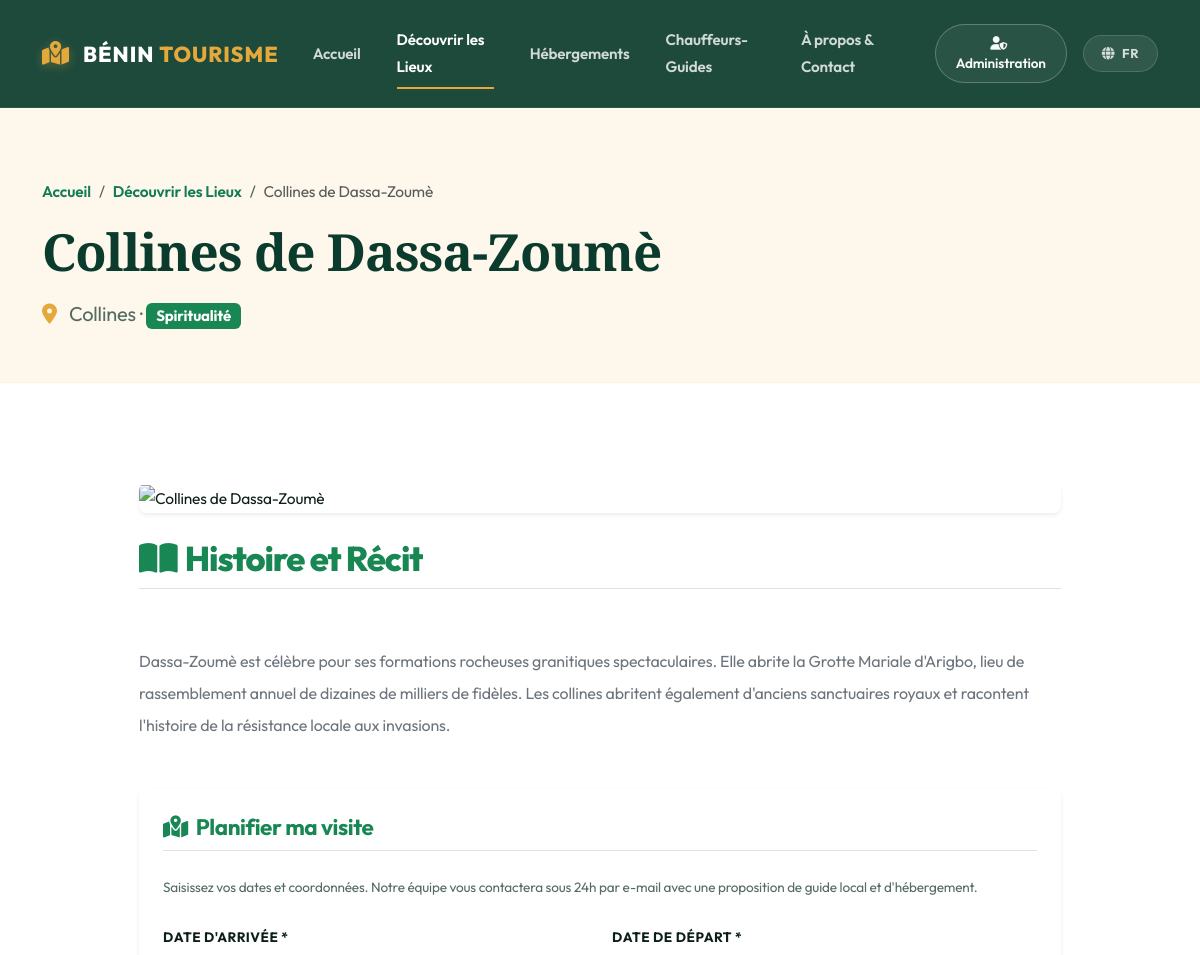
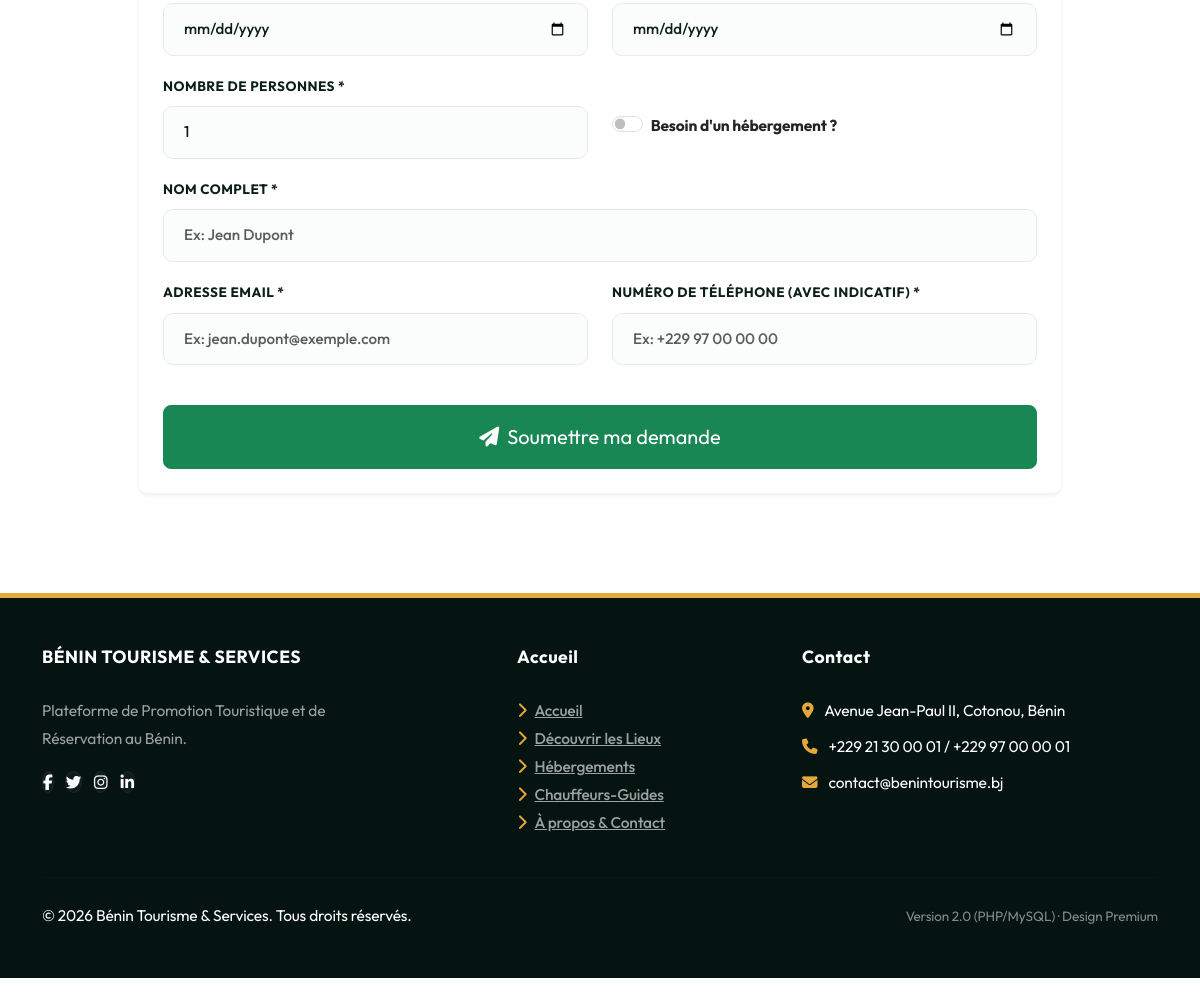
The app's page /lieu.php?id=8 with its own data (2 pictures, top to bottom).
### tables this page shows
CREATE TABLE lieux (
  id INT AUTO_INCREMENT PRIMARY KEY,
  nom_fr VARCHAR(150) NOT NULL,
  nom_en VARCHAR(150) NOT NULL,
  region_fr VARCHAR(100) NOT NULL,
  region_en VARCHAR(100) NOT NULL,
  categorie VARCHAR(50) NOT NULL,  
  description_courte_fr VARCHAR(255) NOT NULL,
  description_courte_en VARCHAR(255) NOT NULL,
  histoire_fr TEXT,
  histoire_en TEXT,
  photo_principale VARCHAR(255),
  latitude DECIMAL(10,7),
  longitude DECIMAL(10,7),
  horaires_fr VARCHAR(100),
  horaires_en VARCHAR(100),
  tarif_fr VARCHAR(50),
  tarif_en VARCHAR(50),
  date_creation TIMESTAMP DEFAULT CURRENT_TIMESTAMP,
  INDEX idx_lieux_categorie (categorie),
  INDEX idx_lieux_region_fr (region_fr),
  INDEX idx_lieux_region_en (region_en)
);

### includes/fonctions.php (called while the page is built, shortened)
<?php
$lang = $_SESSION['lang'];
$lang_file = __DIR__ . '/../lang/' . $lang . '.php';
if (file_exists($lang_file)) {
    $translations = require $lang_file;
} else {
    $translations = [];
}
function __($key) {
    global $translations;
    return $translations[$key] ?? $key;
}
function e($text) {
    return htmlspecialchars($text ?? '', ENT_QUOTES, 'UTF-8');
}
function db_trans($row, $field) {
    global $lang;
    $translated_field = $field . '_' . $lang;
    if (isset($row[$translated_field])) {
        return $row[$translated_field];
    }
    return $row[$field] ?? '';
}
function get_image_url($img_name, $category = 'Culture') {
    if (!empty($img_name)) {
        $lieux_path = 'assets/images/lieux/' . $img_name;
    }
    if (!empty($img_name)) {
        $old_path = 'assets/img/' . $img_name;
    }
    $placeholders = [
        'Culture'           => 'https://images.unsplash.com/photo-1599946347371-68eb71b16afc?auto=format&fit=crop&w=800&q=80',
        'Nature'            => 'https://images.unsplash.com/photo-1547471080-7cc2caa01a7e?auto=format&fit=crop&w=800&q=80',
        'Plage'             => 'https://images.unsplash.com/photo-1507525428034-b723cf961d3e?auto=format&fit=crop&w=800&q=80',
        'Spiritualité'      => 'https://images.unsplash.com/photo-1609137144813-7d722ef2049e?auto=format&fit=crop&w=800&q=80',
        'Hôtel'             => 'https://images.unsplash.com/photo-1566073771259-6a8506099945?auto=format&fit=crop&w=800&q=80',
        'Auberge'           => 'https://images.unsplash.com/photo-1520250497591-112f2f40a3f4?auto=format&fit=crop&w=800&q=80',
        "Maison d'hôtes"    => 'https://images.unsplash.com/photo-1540555700478-4be289fbecef?auto=format&fit=crop&w=800&q=80',
        'guide'             => 'https://images.unsplash.com/photo-1488646953014-85cb44e25828?auto=format&fit=crop&w=800&q=80',
    ];
    return $placeholders[$category] ?? $placeholders['Culture'];
}

### lieu.php (the view, shortened to what this page needs)
<?php
require_once 'includes/fonctions.php';
require_once 'config/database.php';
$id = isset($_GET['id']) ? (int)$_GET['id'] : 0;
try {
    $stmt = $pdo->prepare("SELECT * FROM lieux WHERE id = ?");
    $stmt->execute([$id]);
    $lieu = $stmt->fetch();
} catch (PDOException $e) {
    die("Erreur technique de chargement du lieu : " . $e->getMessage());
}
require_once 'includes/header.php';
?>
<section class="lieu-detail-header">
    <div class="container">
        <nav aria-label="breadcrumb">
            <ol class="breadcrumb">
                <li class="breadcrumb-item"><a href="index.php" class="text-success text-decoration-none"><?= __('nav_home') ?></a></li>
                <li class="breadcrumb-item"><a href="lieux.php" class="text-success text-decoration-none"><?= __('nav_places') ?></a></li>
                <li class="breadcrumb-item active" aria-current="page"><?= e(db_trans($lieu, 'nom')) ?></li>
            </ol>
        </nav>
        <h1 class="lieu-title my-3"><?= e(db_trans($lieu, 'nom')) ?></h1>
        <div class="fs-5 text-muted">
            <i class="fa-solid fa-location-dot text-accent me-2"></i>
            <?= e(db_trans($lieu, 'region')) ?> · <span class="badge bg-success"><?= e($lieu['categorie']) ?></span>
        </div>
    </div>
</section>
<section class="section-padding">
    <div class="container">
        <div class="row g-5">
            <div class="col-lg-10 mx-auto">
                <div class="position-relative mb-4 rounded-3 overflow-hidden shadow-sm" style="max-height: 480px;">
                    <img src="<?= get_image_url($lieu['photo_principale'], $lieu['categorie']) ?>" class="w-100 h-100 object-fit-cover" alt="<?= e(db_trans($lieu, 'nom')) ?>" style="max-height: 480px; object-fit: cover;">
                </div>
                <div class="mb-5">
                    <h2 class="mb-4 text-success border-bottom pb-2"><i class="fa-solid fa-book-open me-2"></i><?= __('history_title') ?></h2>
                    <p class="fs-6 lh-lg text-secondary" style="white-space: pre-line;">
                        <?= e(db_trans($lieu, 'histoire')) ?>
                    </p>
                </div>
                <div class="card border-0 shadow-sm rounded-3 mt-5" id="planifier-form">
                    <div class="card-body p-4">
                        <h2 class="h3 text-success mb-4 pb-2 border-bottom">
                            <i class="fa-solid fa-map-location-dot me-2"></i>Planifier ma visite
                        </h2>
                        <p class="text-muted small mb-4">
                            Saisissez vos dates et coordonnées. Notre équipe vous contactera sous 24h par e-mail avec une proposition de guide local et d'hébergement.
                        </p>
                        <form method="POST" action="traitement/planifier_visite.php">
                            <div class="row">
                                <div class="col-md-6 mb-3">
                                    <label class="form-label fw-bold">Date d'arrivée *</label>
                                    <input type="date" name="date_arrivee" id="date_arrivee" class="form-control" required>
                                </div>
                                <div class="col-md-6 mb-3">
                                    <label class="form-label fw-bold">Date de départ *</label>
                                    <input type="date" name="date_depart" id="date_depart" class="form-control" required>
                                </div>
                            </div>
                            <div class="row align-items-center">
                                <div class="col-md-6 mb-3">
                                    <label class="form-label fw-bold">Nombre de personnes *</label>
                                    <input type="number" name="nb_personnes" class="form-control" value="1" min="1" max="20" required>
                                </div>
                                <div class="col-md-6 mb-3">
                                    <div class="form-check form-switch mt-4">
                                        <input class="form-check-input" type="checkbox" name="besoin_hebergement" id="besoin_hebergement" value="1">
                                        <label class="form-check-label fw-bold" for="besoin_hebergement">Besoin d'un hébergement ?</label>
                                    </div>
                                </div>
                            </div>
                            <div class="mb-3">
                                <label class="form-label fw-bold">Nom Complet *</label>
                                <input type="text" name="nom_client" class="form-control" placeholder="Ex: Jean Dupont" required>
                            </div>
                            <div class="row">
                                <div class="col-md-6 mb-3">
                                    <label class="form-label fw-bold">Adresse Email *</label>
                                    <input type="email" name="email_client" class="form-control" placeholder="Ex: jean.dupont@exemple.com" required>
                                </div>
                                <div class="col-md-6 mb-3">
                                    <label class="form-label fw-bold">Numéro de Téléphone (avec indicatif) *</label>
                                    <input type="tel" name="telephone_client" class="form-control" placeholder="Ex: +229 97 00 00 00" required>
                                </div>
                            </div>
                            <div class="d-grid mt-4">
                                <button type="submit" class="btn btn-success btn-lg py-3">
                                    <i class="fa-solid fa-paper-plane me-2"></i>Soumettre ma demande
                                </button>
                            </div>
                        </form>
                    </div>
                </div>
            </div>
        </div>
    </div>
</section>
<?php require_once 'includes/footer.php'; ?>

### assets/css/style.css (style rules this page uses)
:root { --primary-color: #127C54; --primary-dark: #0B3B2C; --primary-light: #EBF7F2; --accent-color: #E5A93B; --accent-light: #FDF7EC; --terracotta: #D84B36; --text-dark: #0D1F1A; --text-muted: #536B63; --bg-light: #F4F7F6; --white: #FFFFFF; --shadow-soft: 0 10px 30px rgba(11, 59, 44, 0.04); --shadow-medium: 0 20px 40px rgba(11, 59, 44, 0.08); --shadow-hover: 0 30px 60px rgba(11, 59, 44, 0.15); --transition-smooth: all 0.4s cubic-bezier(0.165, 0.84, 0.44, 1); --border-radius: 16px; --border-radius-lg: 24px; }
body { font-family: 'Outfit', sans-serif; color: var(--text-dark); background-color: var(--white); font-size: 15.5px; letter-spacing: -0.01em; line-height: 1.8; -webkit-font-smoothing: antialiased; }
h1, .h1 { font-family: 'Playfair Display', serif; font-weight: 850; font-size: 3.25rem; line-height: 1.15; color: var(--primary-dark); letter-spacing: -0.025em; }
h2, .h2 { font-family: 'Outfit', sans-serif; font-weight: 800; font-size: 2.15rem; line-height: 1.25; color: var(--primary-dark); letter-spacing: -0.03em; }
h3, .h3 { font-family: 'Outfit', sans-serif; font-weight: 700; font-size: 1.4rem; line-height: 1.3; color: var(--primary-dark); letter-spacing: -0.02em; }
.text-accent { color: var(--accent-color); }
.text-muted { color: var(--text-muted) !important; }
.section-padding { padding: 100px 0; }
.lieu-detail-header { background-color: var(--accent-light); padding: 70px 0 50px 0; border-bottom: 1px solid rgba(229, 169, 59, 0.08); }
.lieu-title { font-size: 3.2rem; font-weight: 800; color: var(--primary-dark); letter-spacing: -0.02em; }
.breadcrumb-item a { color: var(--primary-color) !important; font-weight: 600; }
.form-label { font-size: 0.85rem; text-transform: uppercase; letter-spacing: 0.5px; color: var(--text-dark); }
.form-control, .form-select { padding: 14px 20px; border-radius: 10px; border: 1.5px solid #E4EBE8; background-color: #FAFDFB; font-size: 0.95rem; font-weight: 500; transition: var(--transition-smooth); color: var(--text-dark); }

### records on screen
lieux: nom_fr "Collines de Dassa-Zoumè", region_fr "Collines", categorie "Spiritualité", histoire_fr "Dassa-Zoumè est célèbre pour ses formations rocheuses granitiques spectaculaires. Elle abrite la Grotte Mariale d'Arigbo, lieu de rassemblement annuel de dizaines de milliers de fidèles. Les collines abritent également d'anciens sanctuaires royaux et racontent l'histoire de la résistance locale aux invasions."

### other values on screen
__('nav_home') "Accueil"
__('nav_places') "Découvrir les Lieux"
__('nav_hotels') "Hébergements"
__('nav_guides') "Chauffeurs-Guides"
__('nav_contact') "À propos & Contact"
__('nav_admin') "Administration"
$lang "FR"
__('history_title') "Histoire et Récit"
__('footer_text') "Plateforme de Promotion Touristique et de Réservation au Bénin."
__('site_title') "Bénin Tourisme & Services"
__('copyright') "Tous droits réservés."
